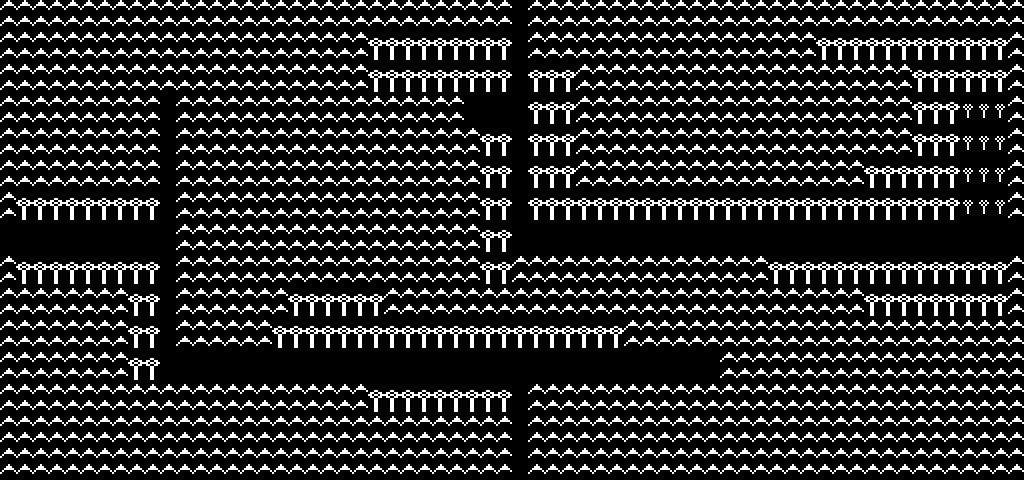

Tiled map render using the project's own tile images. Description and the map definition, with tile-layer contents summarised, below:
An orthogonal 64x15 tile map with 16x32 px tiles, 1 tile layer (Map5).

<map version="1.0" orientation="orthogonal" width="64" height="15" tilewidth="16" tileheight="32">
 <tileset firstgid="1" name="tileset15" tilewidth="16" tileheight="32">
  <image source="../res/tileset15.png" width="240" height="32" />
  <tile id="0">
   <properties>
    <property name="type" value="NULL" />
   </properties>
  </tile>
  <tile id="1">
   <properties>
    <property name="type" value="BRICK" />
   </properties>
  </tile>
  <tile id="2">
   <properties>
    <property name="type" value="WOODS" />
   </properties>
  </tile>
  <tile id="3">
   <properties>
    <property name="type" value="MOUNTAIN1" />
   </properties>
  </tile>
  <tile id="4">
   <properties>
    <property name="type" value="PATH" />
   </properties>
  </tile>
  <tile id="5">
   <properties>
    <property name="type" value="SWAMP" />
   </properties>
  </tile>
  <tile id="6">
   <properties>
    <property name="type" value="TOWN" />
   </properties>
  </tile>
  <tile id="7">
   <properties>
    <property name="type" value="CHARACTER" />
   </properties>
  </tile>
  <tile id="8">
   <properties>
    <property name="type" value="ICHARACTER" />
   </properties>
  </tile>
  <tile id="9">
   <properties>
    <property name="type" value="GATE" />
   </properties>
  </tile>
  <tile id="10">
   <properties>
    <property name="type" value="MAPEDGE" />
   </properties>
  </tile>
  <tile id="11">
   <properties>
    <property name="type" value="PORTAL" />
   </properties>
  </tile>
  <tile id="12">
   <properties>
    <property name="type" value="FOREST" />
   </properties>
  </tile>
  <tile id="13">
   <properties>
    <property name="type" value="MOUNTAIN2" />
   </properties>
  </tile>
  <tile id="14">
   <properties>
    <property name="type" value="LAMP" />
   </properties>
  </tile>
 </tileset>
 <layer name="Map5" width="64" height="15">
  <data>[960 cells, 960 non-empty, 6 distinct tile ids]</data>
 </layer>
</map>
